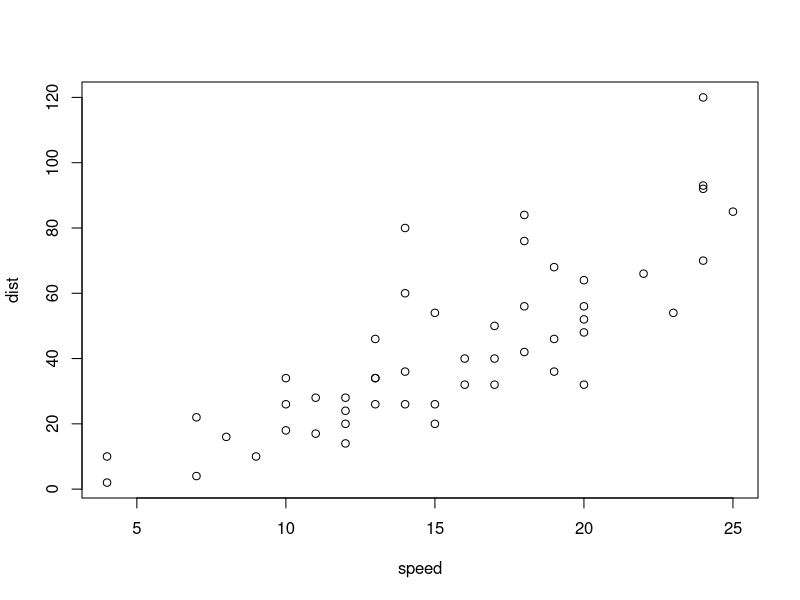
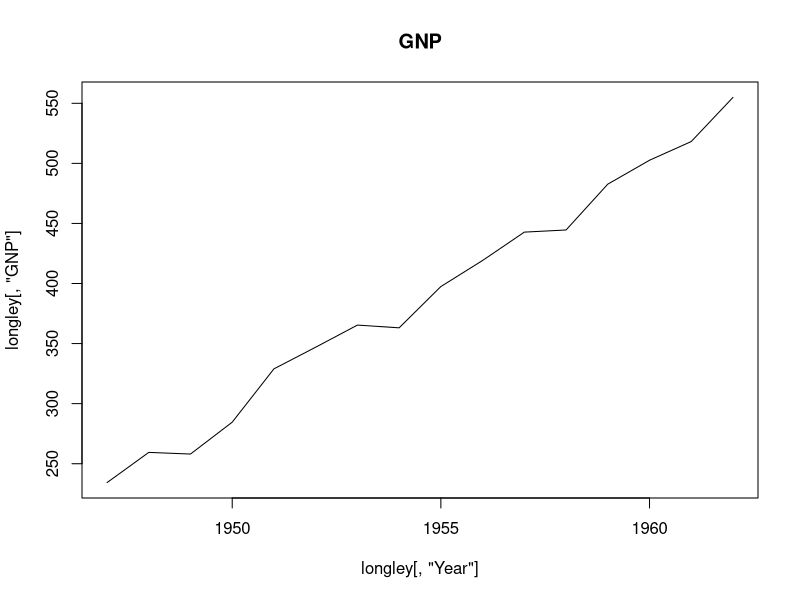

Source code (R) for these figures, in order: (Note: this script raises an error after producing the figures.)
## ---- chunk 1
knitr::opts_chunk$set(echo = TRUE)
## ---- chunk 2
plot(cars)
## ---- chunk 3
plot(longley[, 'Year'], longley[, 'GNP'], type = 'l', main = 'GNP')
## ---- chunk 4
manipulate(
  plot(longley[, 'Year'], longley[,factor], xlim = c(1947, x.max), main = factor, ann = label, type = 'l'),
   x.max = slider(1956, 1962, step=1, initial = 1962),
  factor = picker("GNP", "Unemployed", "Employed"),
  label = checkbox(TRUE, "Draw Labels"))
